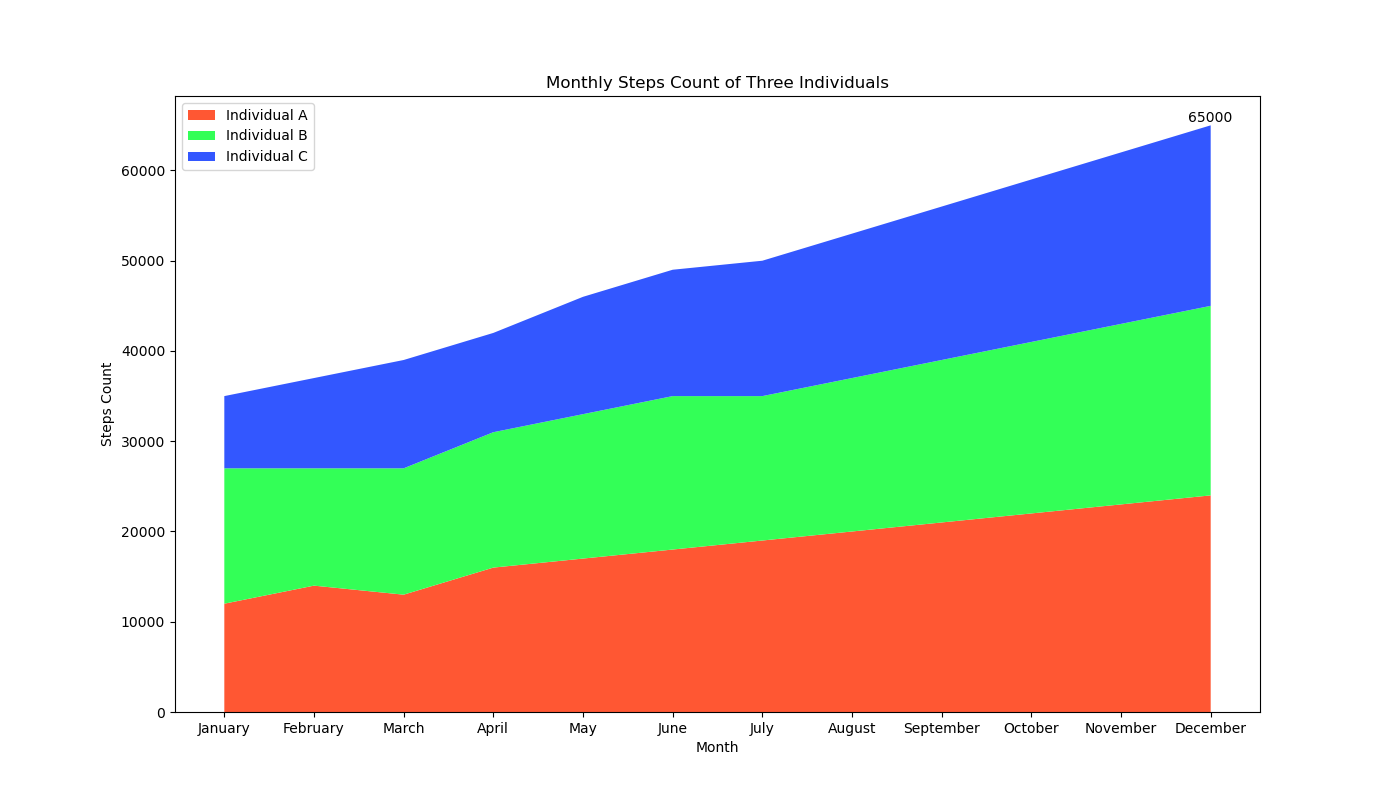

This figure's Python source:

import matplotlib.pyplot as plt
import pandas as pd

# Generate data points
data = {
    'Month': ['January', 'February', 'March', 'April', 'May', 'June', 
              'July', 'August', 'September', 'October', 'November', 'December'],
    'Individual A': [12000, 14000, 13000, 16000, 17000, 18000, 19000, 20000, 21000, 22000, 23000, 24000],
    'Individual B': [15000, 13000, 14000, 15000, 16000, 17000, 16000, 17000, 18000, 19000, 20000, 21000],
    'Individual C': [8000, 10000, 12000, 11000, 13000, 14000, 15000, 16000, 17000, 18000, 19000, 20000]
}

df = pd.DataFrame(data)

# Set the figure size
plt.figure(figsize=(14, 8))

# Plotting the stacked area chart
plt.stackplot(df['Month'],
              df['Individual A'], df['Individual B'], df['Individual C'],
              labels=['Individual A', 'Individual B', 'Individual C'],
              colors=['#FF5733', '#33FF57', '#3357FF'])

# Add title and labels
plt.title('Monthly Steps Count of Three Individuals')
plt.xlabel('Month')
plt.ylabel('Steps Count')

# Add legend
plt.legend(loc='upper left')

# Annotate specific data points
for i, (mon, a, b, c) in enumerate(zip(df['Month'], df['Individual A'], df['Individual B'], df['Individual C'])):
    if mon == 'December':
        plt.text(i, a+b+c, f'{a+b+c}', ha='center', va='bottom')

# Show the plot
plt.show()
